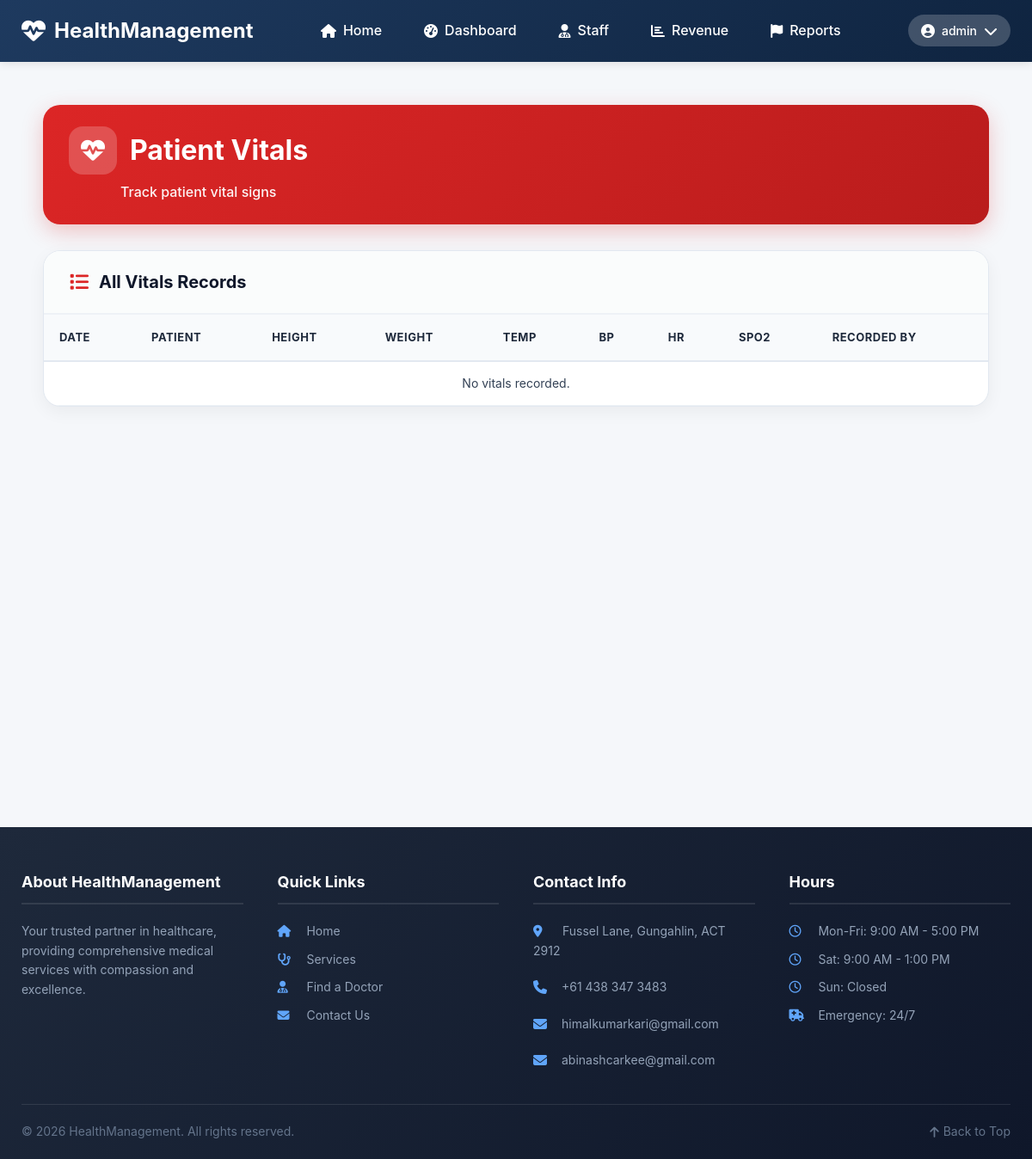
/admin/vitals.php (signed in), run on an earlier commit of the app's database.
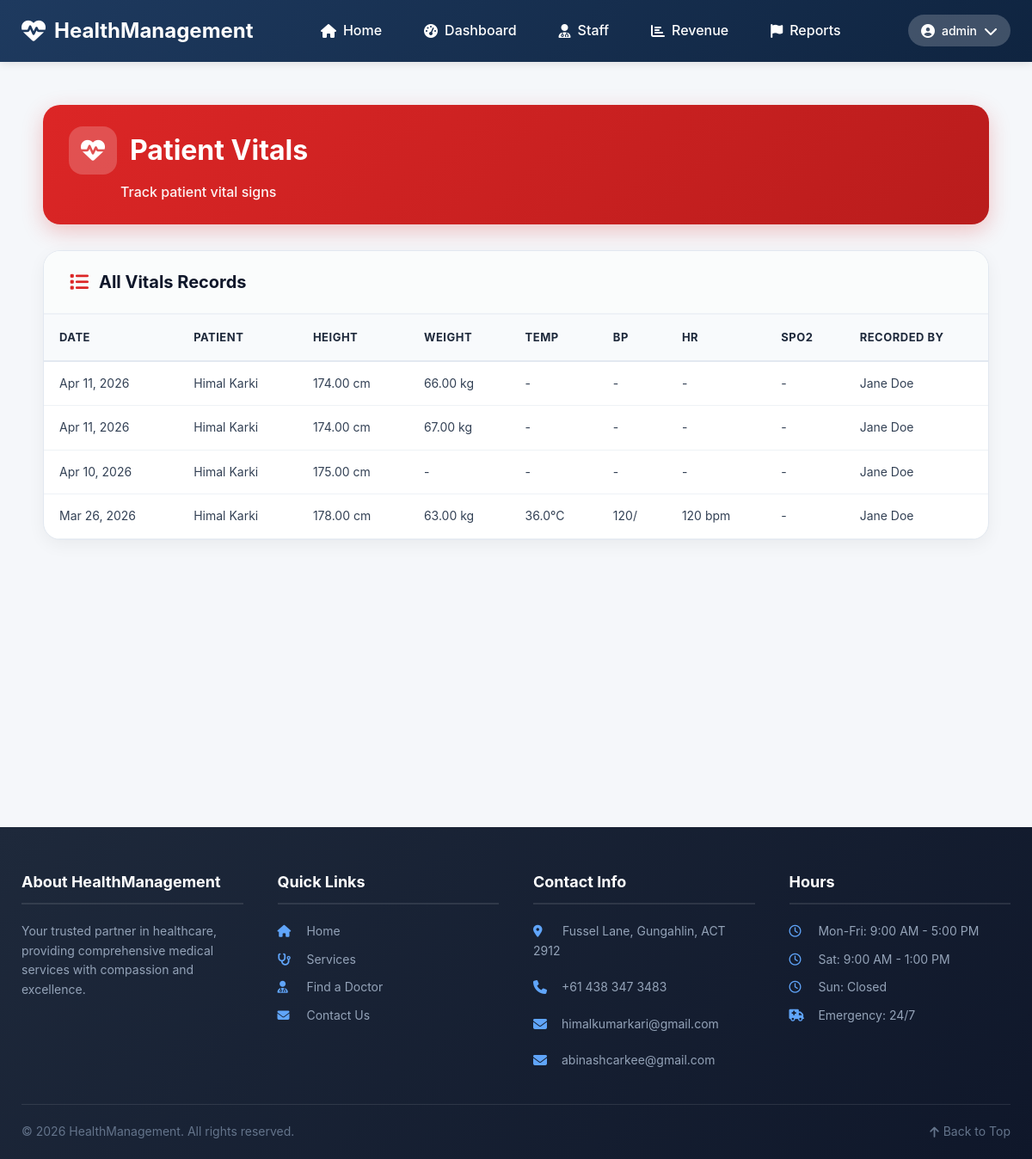
And on a later commit of the database.
### tables this page shows
CREATE TABLE `vitals` (
  `vitalsId` int(11) NOT NULL,
  `recordId` int(11) NOT NULL,
  `recordedDate` datetime DEFAULT current_timestamp(),
  `height` decimal(5,2) DEFAULT NULL COMMENT 'Height in cm',
  `weight` decimal(5,2) DEFAULT NULL COMMENT 'Weight in kg',
  `bodyTemperature` decimal(4,1) DEFAULT NULL COMMENT 'Body temperature in Celsius',
  `bloodPressureSystolic` int(11) DEFAULT NULL COMMENT 'Systolic blood pressure',
  `bloodPressureDiastolic` int(11) DEFAULT NULL COMMENT 'Diastolic blood pressure',
  `heartRate` int(11) DEFAULT NULL COMMENT 'Heart rate in bpm',
  `respiratoryRate` int(11) DEFAULT NULL COMMENT 'Respiratory rate in breaths/min',
  `oxygenSaturation` int(11) DEFAULT NULL COMMENT 'SpO2 percentage',
  `notes` text DEFAULT NULL,
  `recordedBy` int(11) NOT NULL
);

### includes/auth.php (called while the page is built, shortened)
<?php
function isLoggedIn() {
    return isset($_SESSION['user_id']) && !empty($_SESSION['user_id']);
}

### admin/vitals.php (the view, shortened to what this page needs)
<?php
require_once '../includes/config.php';
require_once '../includes/auth.php';
$extraCSS = '<link rel="stylesheet" href="../css/admin.css">';
include '../includes/header.php';
$vitals = $pdo->query("
    SELECT v.*, CONCAT(u.firstName, ' ', u.lastName) as patientName,
           CONCAT(du.firstName, ' ', du.lastName) as recordedByName
    FROM vitals v
    JOIN medical_records mr ON v.recordId = mr.recordId
    JOIN patients p ON mr.patientId = p.patientId
    JOIN users u ON p.userId = u.userId
    LEFT JOIN staff s ON v.recordedBy = s.staffId
    LEFT JOIN users du ON s.userId = du.userId
    WHERE u.role = 'patient'
    ORDER BY v.recordedDate DESC
")->fetchAll();
?>
<div class="admin-container">
    <div class="admin-page-header">
        <div class="header-title">
            <h1><i class="fas fa-heartbeat"></i> Patient Vitals</h1>
            <p>Track patient vital signs</p>
        </div>
    </div>
    <div class="admin-card">
        <div class="admin-card-header">
            <h3><i class="fas fa-list"></i> All Vitals Records</h3>
        </div>
        <div class="admin-table-responsive">
            <table class="admin-data-table">
                <thead>
                    <tr>
                        <th>Date</th>
                        <th>Patient</th>
                        <th>Height</th>
                        <th>Weight</th>
                        <th>Temp</th>
                        <th>BP</th>
                        <th>HR</th>
                        <th>SpO2</th>
                        <th>Recorded By</th>
                    </tr>
                </thead>
                <tbody>
                    <?php if (empty($vitals)): ?>
                        <tr><td colspan="9" class="admin-empty-message">No vitals recorded.</td></tr>
                    <?php else: ?>
                        <?php foreach ($vitals as $v): ?>
                            <tr>
                                <td data-label="Date"><?php echo date('M j, Y', strtotime($v['recordedDate'])); ?></td>
                                <td data-label="Patient"><?php echo htmlspecialchars($v['patientName']); ?></td>
                                <td data-label="Height"><?php echo $v['height'] ? $v['height'].' cm' : '-'; ?></td>
                                <td data-label="Weight"><?php echo $v['weight'] ? $v['weight'].' kg' : '-'; ?></td>
                                <td data-label="Temp"><?php echo $v['bodyTemperature'] ? $v['bodyTemperature'].'°C' : '-'; ?></td>
                                <td data-label="BP"><?php echo $v['bloodPressureSystolic'] ? $v['bloodPressureSystolic'].'/'.$v['bloodPressureDiastolic'] : '-'; ?></td>
                                <td data-label="HR"><?php echo $v['heartRate'] ? $v['heartRate'].' bpm' : '-'; ?></td>
                                <td data-label="SpO2"><?php echo $v['oxygenSaturation'] ? $v['oxygenSaturation'].'%' : '-'; ?></td>
                                <td data-label="Recorded By"><?php echo htmlspecialchars($v['recordedByName'] ?: 'N/A'); ?></td>
                            </tr>
                        <?php endforeach; ?>
                    <?php endif; ?>
                </tbody>
            </table>
        </div>
    </div>
</div>
<?php include '../includes/footer.php'; ?>

### includes/header.php (shortened to what this page needs)
<!DOCTYPE html>
<html lang="en">
<head>
    <link rel="stylesheet" href="https://cdnjs.cloudflare.com/ajax/libs/font-awesome/6.4.0/css/all.min.css">
    <link rel="stylesheet" href="<?php echo SITE_URL; ?>/css/style.css">
    <link rel="stylesheet" href="<?php echo SITE_URL; ?>/css/includes.css">
    <?php if (isset($extraCSS)) echo $extraCSS; ?>
</head>
<body>
    <header class="includes-header">
        <div class="container">
            <div class="includes-top-bar">
                <a href="<?php echo SITE_URL; ?>/index.php" class="includes-logo">
                    <i class="fas fa-heartbeat"></i>
                    <span>HealthManagement</span>
                </a>
                <nav class="includes-nav">
                    <ul>
                        <?php if (isLoggedIn()): ?>
                            <li><a href="<?php echo SITE_URL; ?>/index.php"><i class="fas fa-home"></i> Home</a></li>
                            <li><a href="<?php echo SITE_URL; ?>/dashboard.php"><i class="fas fa-tachometer-alt"></i> Dashboard</a></li>
                            <?php if ($_SESSION['user_role'] === 'patient'): ?>
                                <li><a href="<?php echo SITE_URL; ?>/patient/appointments.php"><i class="fas fa-calendar-alt"></i> Appointments</a></li>
                                <li><a href="<?php echo SITE_URL; ?>/patient/my-prescriptions.php"><i class="fas fa-prescription"></i> Prescriptions</a></li>
                                <li><a href="<?php echo SITE_URL; ?>/patient/view-bills.php"><i class="fas fa-file-invoice"></i> Bills</a></li>
                            <?php elseif ($_SESSION['user_role'] === 'staff'): ?>
                                <li><a href="<?php echo SITE_URL; ?>/staff/book-appointment.php"><i class="fas fa-calendar-plus"></i> Book Appointment</a></li>
                                <li><a href="<?php echo SITE_URL; ?>/staff/process-payment.php"><i class="fas fa-credit-card"></i> Process Payment</a></li>
                            <?php elseif ($_SESSION['user_role'] === 'admin'): ?>
                                <li><a href="<?php echo SITE_URL; ?>/admin/staff.php"><i class="fas fa-user-md"></i> Staff</a></li>
                                <li><a href="<?php echo SITE_URL; ?>/admin/revenue.php"><i class="fas fa-chart-bar"></i> Revenue</a></li>
                                <li><a href="<?php echo SITE_URL; ?>/admin/reports.php"><i class="fas fa-flag"></i> Reports</a></li>
                            <?php endif; ?>
                        <?php endif; ?>
                    </ul>
                </nav>
                <div class="includes-auth-buttons">
                    <?php if (isLoggedIn()): ?>
                        <div class="includes-user-menu">
                            <button type="button" class="includes-user-dropdown-trigger" id="userDropdownBtn">
                                <i class="fas fa-user-circle"></i>
                                <span><?php echo htmlspecialchars($_SESSION['username']); ?></span>
                                <i class="fas fa-chevron-down" id="dropdownArrow"></i>
                            </button>
                        </div>
                    <?php else: ?>
                        <a href="<?php echo SITE_URL; ?>/login.php" class="includes-login-btn">Login</a>
                        <a href="<?php echo SITE_URL; ?>/register.php" class="includes-register-btn">Register</a>
                    <?php endif; ?>
                </div>
            </div>
        </div>
    </header>
    <main class="includes-main">
        <div class="container">

### includes/footer.php (shortened to what this page needs)
</div>
        </main>
        <footer class="includes-footer">
            <div class="container">
                <div class="includes-footer-content">
                    <div class="includes-footer-section">
                        <h3>About HealthManagement</h3>
                        <p>Your trusted partner in healthcare, providing comprehensive medical services with compassion and excellence.</p>
                    </div>
                    <div class="includes-footer-section">
                        <h3>Quick Links</h3>
                        <a href="<?php echo SITE_URL; ?>/index.php"><i class="fas fa-home"></i> Home</a>
                        <a href="<?php echo SITE_URL; ?>/services.php"><i class="fas fa-stethoscope"></i> Services</a>
                        <a href="<?php echo SITE_URL; ?>/doctors.php"><i class="fas fa-user-md"></i> Find a Doctor</a>
                        <a href="<?php echo SITE_URL; ?>/contact.php"><i class="fas fa-envelope"></i> Contact Us</a>
                    </div>
                    <div class="includes-footer-section">
    <h3>Contact Info</h3>
    <div class="contact-info-container">
        <p><i class="fas fa-map-marker-alt"></i> Fussel Lane, Gungahlin, ACT 2912</p>
        <div class="contact-row">
            <div class="contact-row-item">
                <i class="fas fa-phone"></i>
                <a href="tel:+614383473483">+61 438 347 3483</a>
            </div>
            <div class="contact-row-item">
                <i class="fas fa-envelope"></i>
                <a href="mailto:himalkumarkari@gmail.com">himalkumarkari@gmail.com</a>
            </div>
            <div class="contact-row-item">
                <i class="fas fa-envelope"></i>
                <a href="mailto:abinashcarkee@gmail.com">abinashcarkee@gmail.com</a>
            </div>
        </div>
    </div>
</div>
                    <div class="includes-footer-section">
                        <h3>Hours</h3>
                        <p><i class="far fa-clock"></i> Mon-Fri: 9:00 AM - 5:00 PM</p>
                        <p><i class="far fa-clock"></i> Sat: 9:00 AM - 1:00 PM</p>
                        <p><i class="far fa-clock"></i> Sun: Closed</p>
                        <p><i class="fas fa-ambulance"></i> Emergency: 24/7</p>
                    </div>
                </div>
                <div class="includes-footer-bottom">
                    <p>&copy; <?php echo date('Y'); ?> HealthManagement. All rights reserved.</p>
                    <div class="includes-footer-bottom-links">
                        <a href="#" id="backToTop" class="includes-back-to-top"><i class="fas fa-arrow-up"></i> Back to Top</a>
                    </div>
                </div>
            </div>
        </footer>
    </body>
</html>

### css/style.css (style rules this page uses)
* { margin: 0; padding: 0; box-sizing: border-box; }
body { font-family: -apple-system, BlinkMacSystemFont, 'Segoe UI', Roboto, 'Helvetica Neue', Arial, sans-serif; line-height: 1.6; color: #333; background-color: #f5f7fa; }
.container { max-width: 1200px; margin: 0 auto; padding: 0 20px; }
header { background: linear-gradient(135deg, #1a75bc 0%, #0a4299 100%); color: white; position: sticky; top: 0; z-index: 1000; box-shadow: 0 2px 10px rgba(0,0,0,0.1); }
nav ul { display: flex; list-style: none; gap: 25px; }
nav ul li a { color: white; text-decoration: none; padding: 8px 12px; border-radius: 5px; transition: all 0.3s ease; }
footer { background: linear-gradient(135deg, #2c3e50 0%, #1a2a3a 100%); color: #fff; padding: 50px 0 20px; margin-top: 50px; }
.page-header h1 , .dashboard-header h1, .page-title, h1 { font-weight: 700 !important; text-shadow: none !important; }

### css/includes.css (style rules this page uses)
.includes-header { background: linear-gradient(135deg, #1e3a5f 0%, #0f2440 100%); color: white; position: sticky; top: 0; z-index: 1000; box-shadow: 0 2px 10px rgba(0, 0, 0, 0.1); }
.includes-header .container { max-width: 1400px; margin: 0 auto; padding: 0 25px; }
.includes-top-bar { display: flex; justify-content: space-between; align-items: center; padding: 15px 0; flex-wrap: wrap; gap: 15px; }
.includes-logo { font-size: 24px; font-weight: bold; text-decoration: none; color: white; display: flex; align-items: center; gap: 10px; transition: opacity 0.2s; }
.includes-logo i { font-size: 28px; }
.includes-logo span { font-weight: 700; }
.includes-nav ul { display: flex; list-style: none; margin: 0; padding: 0; gap: 25px; }
.includes-nav ul li a { color: white; text-decoration: none; padding: 8px 12px; border-radius: 8px; transition: all 0.3s ease; font-weight: 500; display: flex; align-items: center; gap: 8px; }
.includes-nav ul li a i { font-size: 16px; }
.includes-auth-buttons { display: flex; gap: 10px; align-items: center; }
.includes-user-menu { position: relative; display: inline-block; }
.includes-user-dropdown-trigger { display: flex !important; align-items: center; gap: 8px; padding: 8px 15px; background: rgba(255, 255, 255, 0.2); border-radius: 30px; color: white; cursor: pointer; transition: all 0.2s; font-weight: 500; border: none; font-family: inherit; font-size: 14px; line-height: 1.5; text-decoration: none; }
.includes-user-dropdown-trigger i { font-size: 16px; }
.includes-footer { background: linear-gradient(135deg, #1e293b 0%, #0f172a 100%); color: #cbd5e1; padding: 50px 0 20px; margin-top: 50px; }
.includes-footer .container { max-width: 1200px; margin: 0 auto; padding: 0 25px; }
.includes-footer-content { display: grid; grid-template-columns: repeat(auto-fit, minmax(250px, 1fr)); gap: 40px; margin-bottom: 40px; }
.includes-footer-section h3 { color: white; margin-bottom: 20px; font-size: 18px; font-weight: 700; padding-bottom: 10px; border-bottom: 2px solid rgba(255, 255, 255, 0.1); }
.includes-footer-section p, .includes-footer-section a { color: #94a3b8; text-decoration: none; margin-bottom: 10px; display: block; font-size: 14px; transition: color 0.2s; }
.includes-footer-section i { margin-right: 10px; width: 20px; color: #60a5fa; }
.includes-footer-section .contact-info-container { display: flex; flex-direction: column; gap: 10px; }
.includes-footer-section .contact-row { display: flex; align-items: center; gap: 20px; flex-wrap: wrap; }
.includes-footer-section .contact-row-item { display: flex; align-items: center; gap: 5px; }
.includes-footer-section .contact-row-item i { margin-right: 8px; width: 20px; color: #60a5fa; }
.includes-footer-section .contact-row-item a { margin-bottom: 0; display: inline; }
.includes-footer-bottom { text-align: center; padding-top: 20px; border-top: 1px solid rgba(255, 255, 255, 0.1); display: flex; justify-content: space-between; align-items: center; flex-wrap: wrap; gap: 15px; }
.includes-footer-bottom p { margin: 0; color: #64748b; font-size: 14px; }
.includes-footer-bottom-links { display: flex; gap: 20px; }
.includes-footer-bottom-links a { color: #64748b; text-decoration: none; font-size: 14px; transition: color 0.2s; }
.includes-back-to-top { color: #60a5fa; text-decoration: none; display: flex; align-items: center; gap: 5px; transition: color 0.2s; }
.includes-main { min-height: calc(100vh - 200px); }
.includes-main .container { max-width: 1400px; margin: 0 auto; padding: 20px 25px; }

What changed in the data, as far as the page shows it:
added vitals: recordedDate "Apr 11, 2026", patientName "Himal Karki", height "174.00", weight "66.00", recordedByName "Jane Doe"
added vitals: recordedDate "Apr 11, 2026", patientName "Himal Karki", height "174.00", weight "67.00", recordedByName "Jane Doe"
added vitals: recordedDate "Apr 10, 2026", patientName "Himal Karki", height "175.00", recordedByName "Jane Doe"
added vitals: recordedDate "Mar 26, 2026", patientName "Himal Karki", height "178.00", weight "63.00", bodyTemperature "36.0", bloodPressureSystolic "120", heartRate "120", recordedByName "Jane Doe"
Also different on the page:
text no longer shown: "No vitals recorded."
